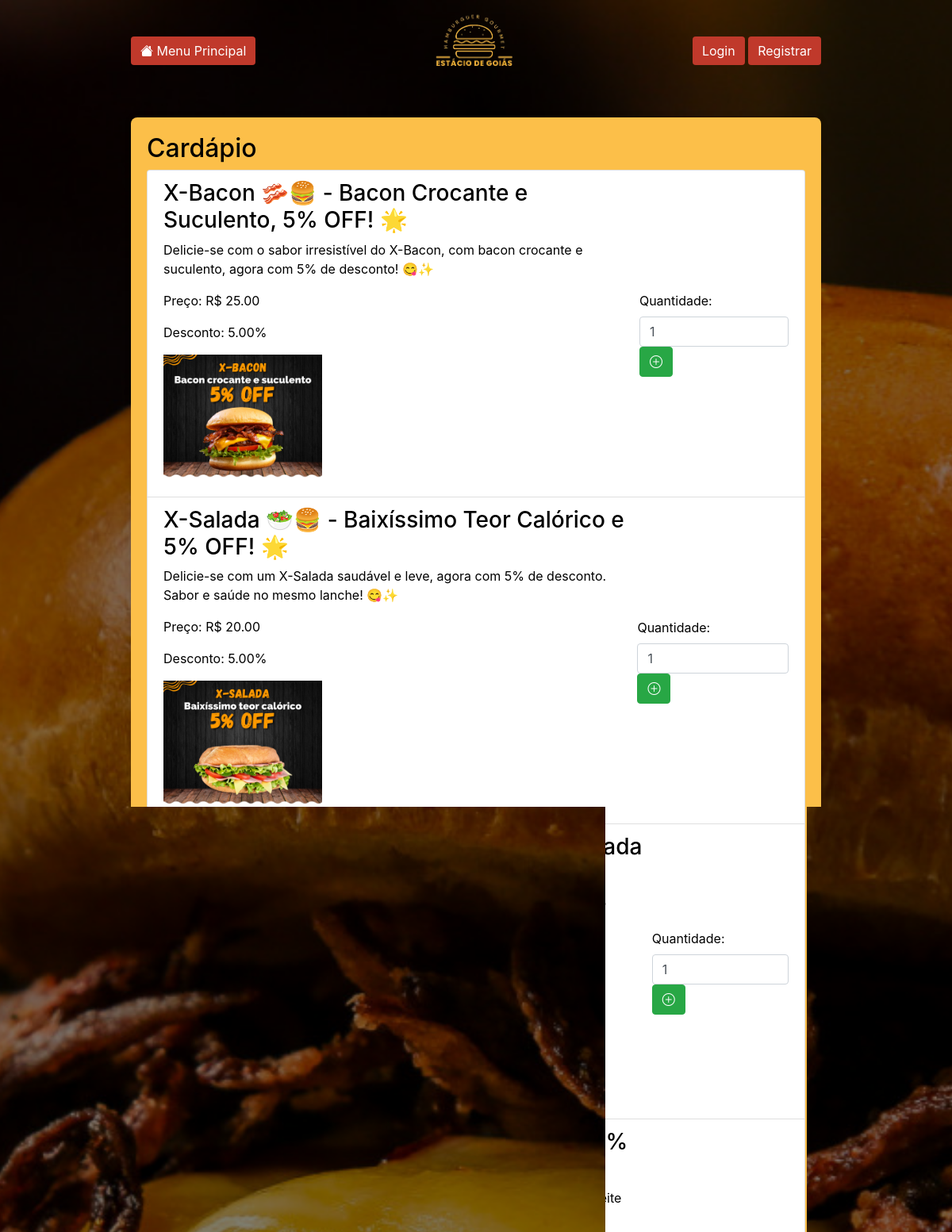
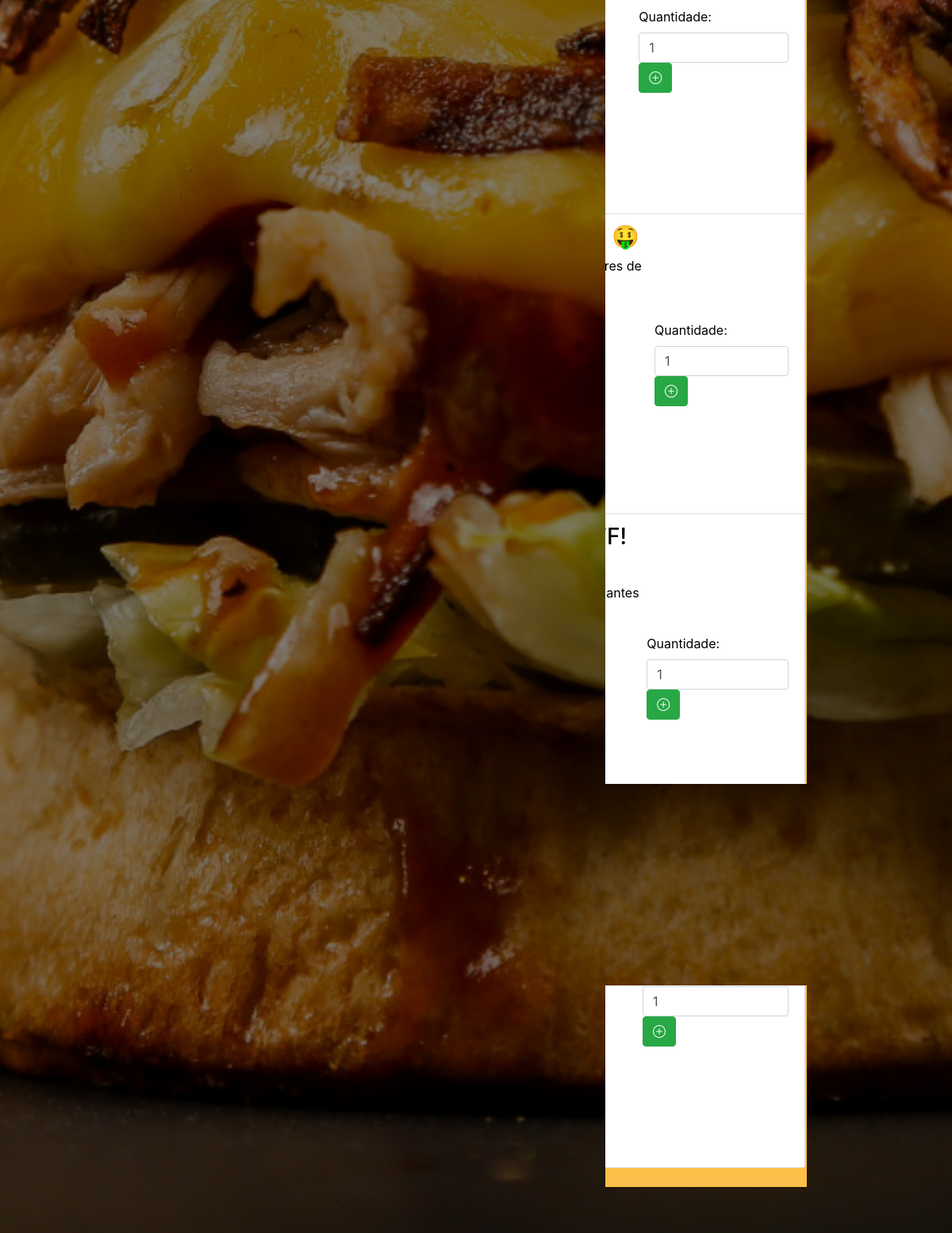
The app's page /list_pedidos/ with its own data (2 pictures, top to bottom).
### core/models.py (models this page shows, shortened)
class Product(models.Model):
    name = models.CharField(max_length=100)
    description = models.TextField(blank=True)  # Descrição não obrigatória
    price = models.DecimalField(max_digits=10, decimal_places=2)
    image = models.ImageField(upload_to='products/')
    preparation_time = models.IntegerField(default=5)  # Campo para tempo de preparo em minutos com valor padrão
    discount = models.DecimalField(max_digits=5, decimal_places=2, blank=True, null=True)  # Campo para desconto percentual

### core/views.py (the view)
# urls.py: path('list_pedidos/', views.list_pedidos, name='list_pedidos'),
def list_pedidos(request):
    products = Product.objects.all()
    cart = request.session.get('cart', {})
    coupon = request.session.get('coupon', '')
    discount = 0
    total_price = 0
    for product_id, quantity in cart.items():
        product = get_object_or_404(Product, id=product_id)
        product_total = product.price * quantity
        if product.discount:
            product_total *= (1 - product.discount / 100)
        total_price += product_total
    if coupon == "DESC10":
        discount = total_price * 0.1
    if total_price >= 80:
        shipping_cost = 0
    else:
        shipping_cost = 15
    final_price = total_price - discount + shipping_cost
    return render(request, 'core/list_pedidos.html', {
        'products': products,
        'total_price': total_price,
        'discount': discount,
        'shipping_cost': shipping_cost,
        'final_price': final_price,
    })

### core/templates/core/list_pedidos.html (shortened to what this page needs)
{% extends 'core/base.html' %}
{% load cart_tags %}
{% load custom_filters %}
{% block content %}
<h2>Cardápio</h2>
<ul class="list-group">
    {% for product in products %}
    <li class="list-group-item d-flex justify-content-between align-items-center">
        <div>
            <h3>{{ product.name }}</h3>
            <p>{{ product.description }}</p>
            <p>Preço: R$ {{ product.price }}</p>
            {% if product.discount %}
            <p>Desconto: {{ product.discount }}%</p>
            {% endif %}
            <img src="{{ product.image.url }}" alt="{{ product.name }}" width="200">
        </div>
        <div>
            <form action="{% url 'add_to_cart' %}" method="post" style="display:inline;">
                <label for="quantity_{{ product.id }}">Quantidade:</label>
                <input type="number" id="quantity_{{ product.id }}" name="quantity" min="1" value="1" class="form-control">
                <button type="submit" class="btn btn-success">
                    <i class="bi bi-plus-circle"></i>
                </button>
            </form>
        </div>
    </li>
    {% endfor %}
</ul>
<div class="mt-4">
    <form action="{% url 'clear_cart' %}" method="post" style="display:inline;">
        <button type="submit" class="btn btn-warning">Limpar Carrinho</button>
    </form>
    <button type="button" class="btn btn-primary" data-toggle="modal" data-target="#cartModal">
    </button>
</div>
{% endblock %}

### core/static/core/style.css (style rules this page uses)
body::before { content: ''; position: fixed; top: 0; left: 0; width: 100%; height: 100%; background: rgba(0, 0, 0, 0.5); z-index: -1; }

### records on screen
Product: name "X-Bacon 🥓🍔 - Bacon Crocante e Suculento, 5% OFF! 🌟", description "Delicie-se com o sabor irresistível do X-Bacon, com bacon crocante e suculento, agora com 5% de desconto! 😋✨", price "25.00", discount "5.00", image (picture)
Product: name "X-Salada 🥗🍔 - Baixíssimo Teor Calórico e 5% OFF! 🌟", description "Delicie-se com um X-Salada saudável e leve, agora com 5% de desconto. Sabor e saúde no mesmo lanche! 😋✨", price "20.00", discount "5.00", image (picture)
Product: name "Coxinha de Frango 🐔🥟 - Generosa Camada de Requeijão! 🌟", description "Saboreie a melhor coxinha de frango com uma camada extra de requeijão cremoso. Uma delícia que você não pode perder! 😋✨", image (picture)
Product: name "Delícia em Dobro! 🍔🍔 2x X-Picanha - 10% OFF! 🎉", description "Dois hambúrgueres de picanha por um preço que você vai adorar! Aproveite 10% de desconto agora mesmo! 😋💥", price "34.99", discount "10.00", image (picture)
Product: name "Combo 3x X-Picanha 🍔🍔🍔 - 30% OFF! 🤑", description "Aproveite essa delícia com desconto incrível! Três suculentos hambúrgueres de picanha, recheados com muito sabor! Não perca! 🌟", price "45.99", discount "30.00", image (picture)
Product: name "Combo X-Picanha + Fritas 🍔🍟 - 10% OFF! 🌟", description "Aproveite o sabor irresistível do X-Picanha com uma porção de fritas crocantes e 10% de desconto! Delícia em dobro! 😋✨", price "29.99", discount "10.00", image (picture)
Product: name "Combo X-Picanha + Coxinha 🍔🥟 - 10% OFF! 🌟", description "Delicie-se com um X-Picanha suculento e coxinhas crocantes com 10% de desconto. Perfeito para matar a fome! 😋✨", price "29.99", discount "10.00", image (picture)
